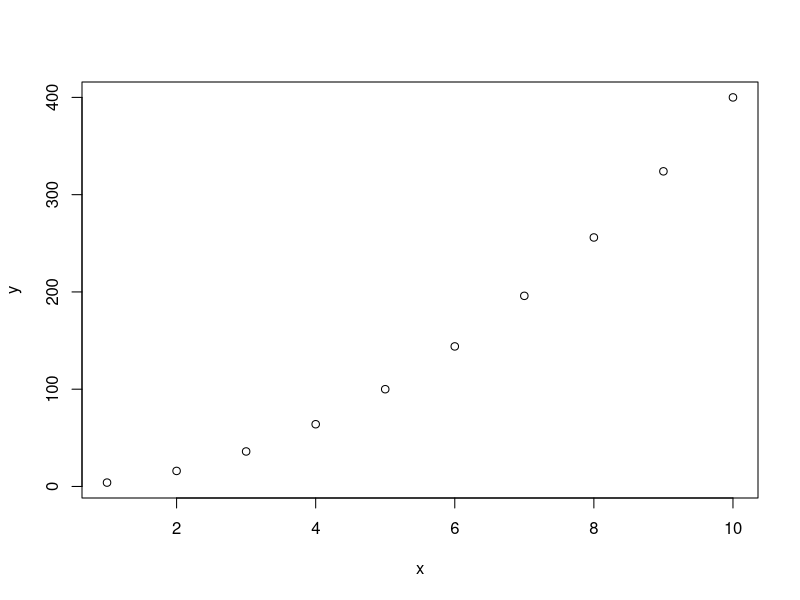
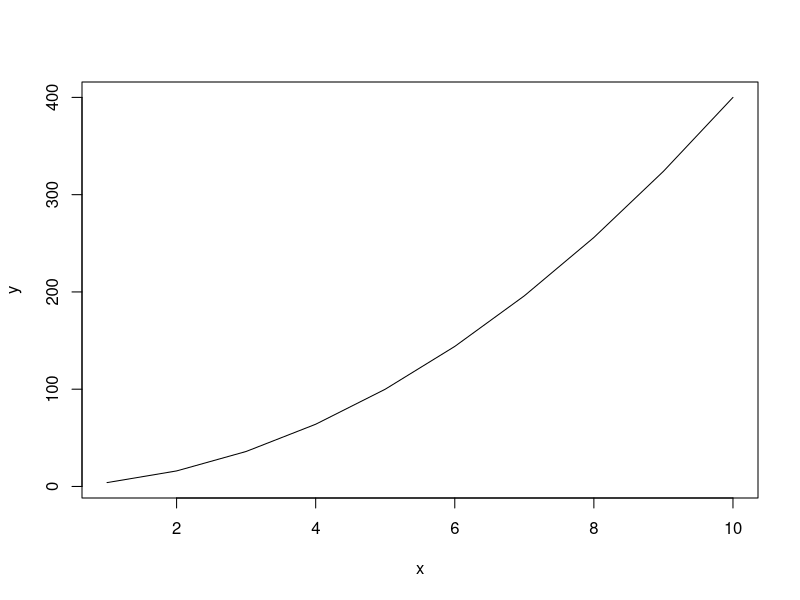
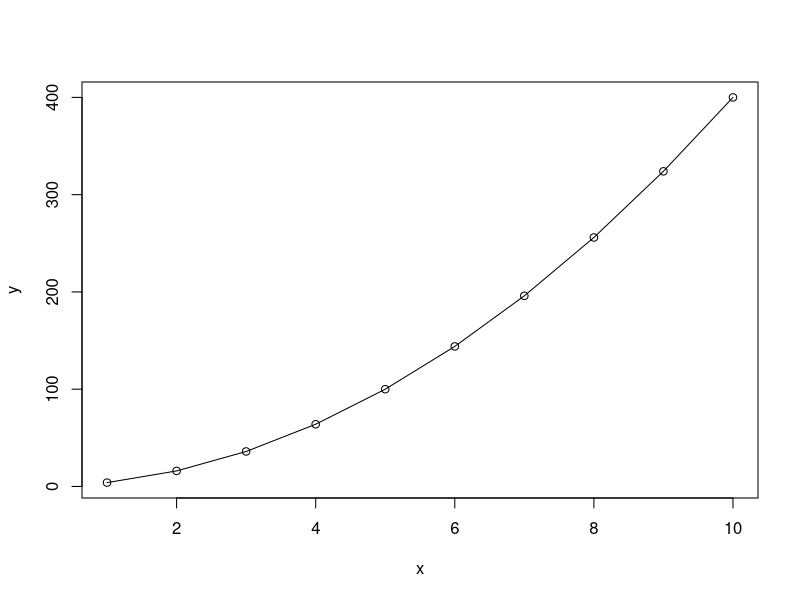
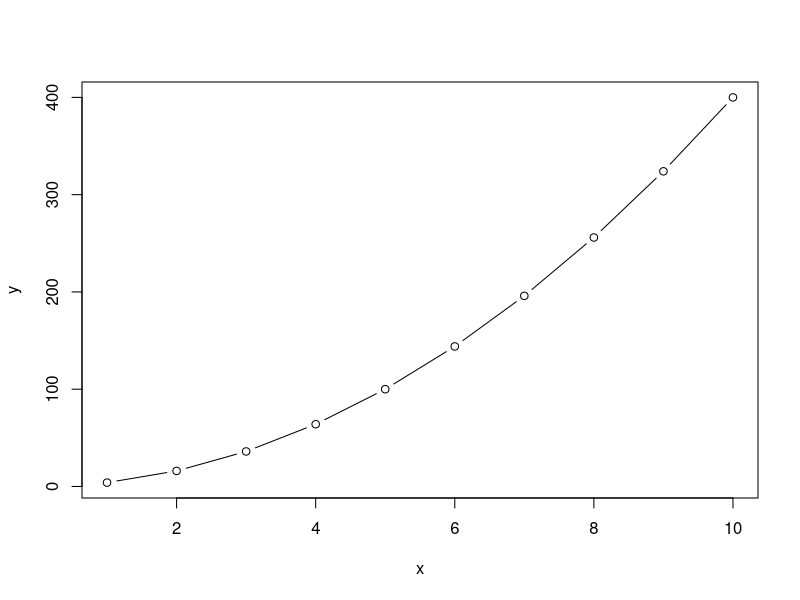
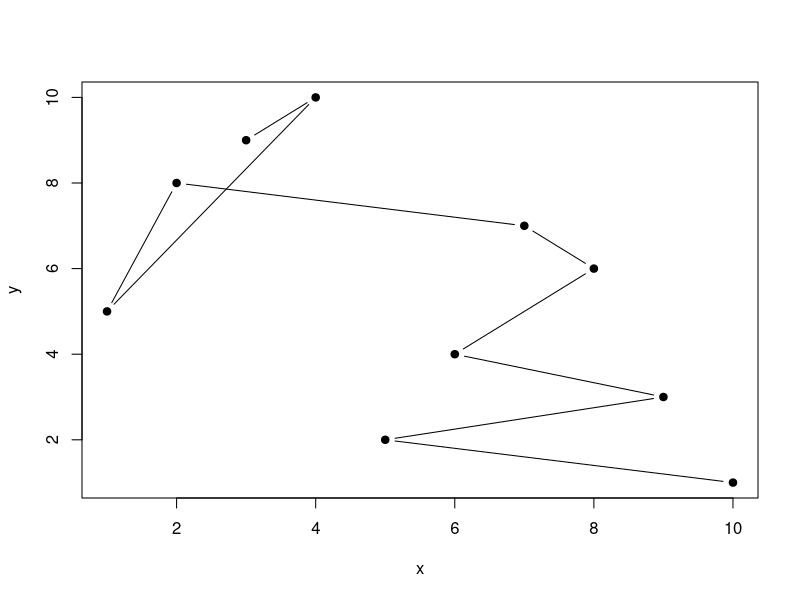
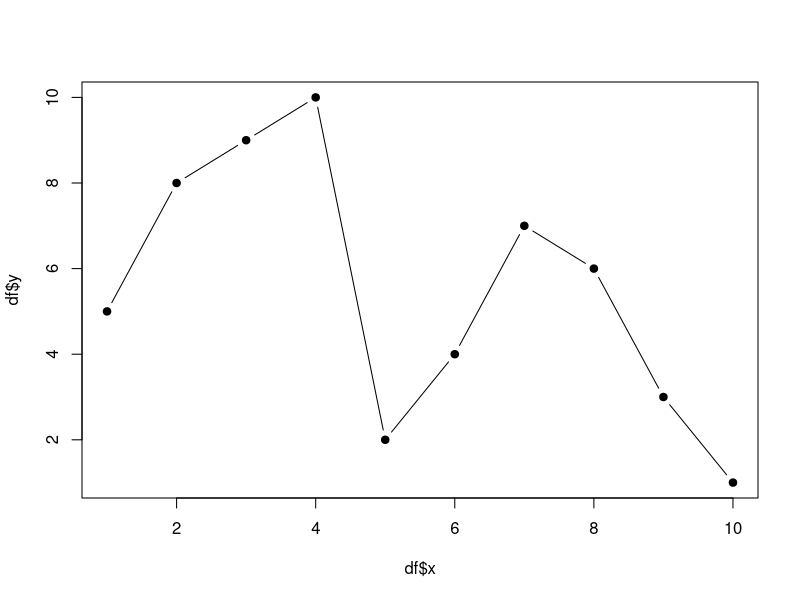
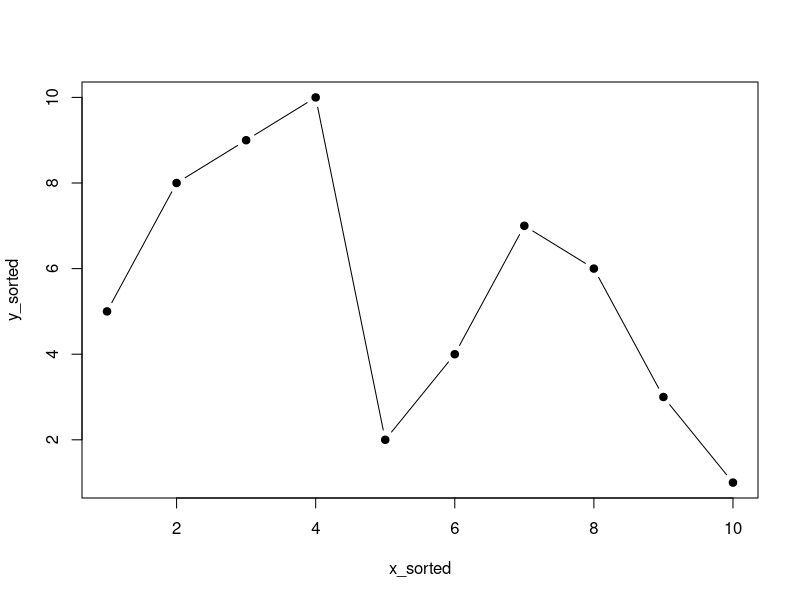
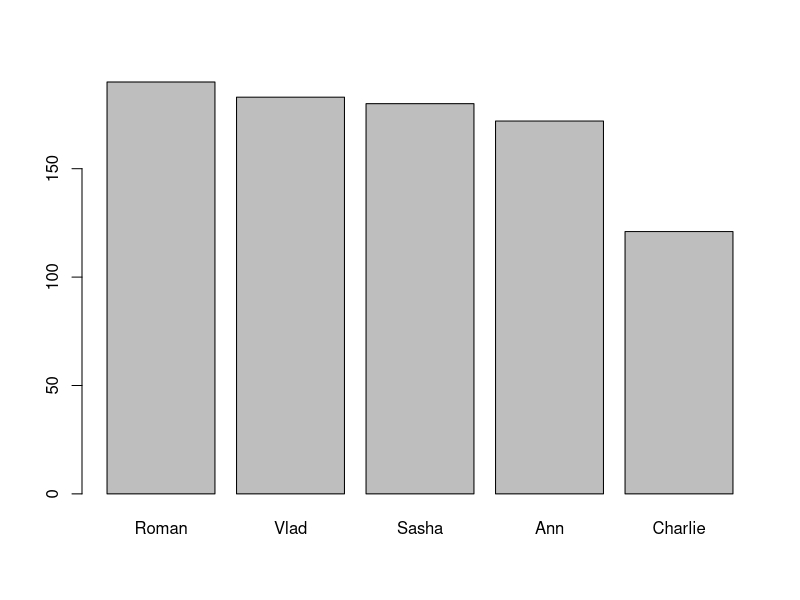

These charts were generated, in order, by the following R code:
## ---- chunk 1
knitr::opts_chunk$set(echo = TRUE, dpi = 300, fig.width = 5, fig.height = 4)
## ---- chunk 2
# install.packages('ggplot2')
library(tidyverse)
library(tidyr)
## ---- chunk 3
# data(iris)
head(iris)
## ---- chunk 4
iris_df = iris 
iris_df$Sepal.Length.Category = cut(x=iris_df$Sepal.Length,
                                    breaks = c(4,6,8),
                                    labels = c('short', 'long'))
iris_df %>% head()
## ---- chunk 5
x = 1:10
y = seq(2,20,2) ^ 2
x
y
## ---- chunk 6
plot(x, y)
## ---- chunk 7
# plot()
## ---- chunk 8
plot(x, y,type = 'l') 
plot(x, y, type = 'o')
plot(x, y,type = 'b')

## ---- chunk 9
# plot(x,y)
## ---- chunk 10
x = c(10,5,9,6,8,7,2,1,4,3)
y = c(1:4, 6:8,5,10,9)
x
y
## ---- chunk 11
plot(x, y, type = "b",  pch=19)
## ---- chunk 12
df = data.frame(x, y) %>% arrange(x)
plot(df$x, df$y,type = "b", pch=19)
## ---- chunk 13
# basic r advanced

indexes_to_sort = order(x)
x_sorted = x[indexes_to_sort]
y_sorted = y[indexes_to_sort]
plot(x_sorted, y_sorted, type = "b", pch=19)
## ---- chunk 14
heights = c(Roman = 190, 
            Ann = 172, 
            Charlie = 121,
            Vlad = 183,
            Sasha = 180) # named vector
heights
## ---- chunk 15
heights = heights %>% sort(decreasing = T)
barplot(heights)
## ---- chunk 16
barplot(heights, 
        main = "Heights of people", # the title 
        xlab = "Height", # Label of X-axis 
        ylab = "Name", # Label of Y-axis 
        col = "lightblue", # color of inner part of bars
        border = "blue", # color of borders
        horiz = TRUE, # make barplot horizontal
        xlim = c(0,200) # limits of values showd on x-axis
        )
## ---- chunk 17
number_of_species = table(iris_df$Species)
barplot(number_of_species,
        col = 'violet')
## ---- chunk 18
hist(iris_df$Sepal.Length, # only x-axis! 
     main = "Sepal.Length distribution", 
     xlab = "Sepal.length", 
     col = "lightgreen",
     breaks = 8 # number of x-axis splits for frequency calculation in each of the resulting ranges
     )
## ---- chunk 19
hist(iris_df$Sepal.Length,
     main = "Sepal.Length distribution", 
     xlab = "Sepal.length", 
     col = "lightgreen", 
     breaks = 16) # <---- changed
## ---- chunk 20
boxplot(iris_df$Sepal.Length, 
        # main = "Sepal.Length", 
        ylab = "",
        xlab = "Sepal.Length", 
        col = "darkviolet",
        horizontal = T)
## ---- chunk 21
boxplot(iris_df$Sepal.Length ~ iris_df$Species, 
        main = "Sepal.Length",
        xlab = "Species",
        ylab = "Sepal.Length", 
        col = "darkviolet",
        horizontal = F)
## ---- chunk 22
ggplot(data=iris_df, # data
       mapping = aes(x=Sepal.Length, y=Sepal.Width)) + #aesthetics (axes)
  geom_point()  # geom
## ---- chunk 23
p = ggplot(data=iris_df, mapping = aes(x=Sepal.Length, y=Sepal.Width)) + geom_point()

p
## ---- chunk 24
ggplot(data=iris_df,
       mapping = aes(x=Sepal.Length, 
                     y=Sepal.Width,
                     color=Species, 
                     size = Petal.Width,
                     shape=Sepal.Length.Category)) + 
  geom_point() 
## ---- chunk 25
p + aes(color=Species, size = Petal.Width,
        shape=Sepal.Length.Category)
## ---- chunk 26
iris_df %>% 
  ggplot(aes(x=Sepal.Width)) +   # <--- here
  geom_histogram(bins = 20, fill='lightblue', col='black')
## ---- chunk 27
iris_df %>% 
  ggplot() + 
  geom_histogram(aes(x=Sepal.Width),
                 bins = 20, fill='lightblue', col='black')  # <--- here
## ---- chunk 28
iris_df %>% 
  ggplot(aes(x=Species, y=Sepal.Length)) + 
  geom_boxplot(aes(fill=Species), outliers = F) +
  geom_jitter(width=0.1)

## ---- chunk 29
iris_df %>% 
  ggplot(aes(x=Sepal.Length, y=Sepal.Width)) +
  geom_point(aes(color=Species)) # <--- here
## ---- chunk 30
ggplot(data=iris_df,
       mapping = aes(x=Sepal.Length, y=Sepal.Width)) +
  geom_point(color='blue')  # <--- here
## ---- chunk 31
iris_df %>% 
  ggplot(aes(x=Sepal.Length, y=Sepal.Width)) +
  
  geom_point(data=iris_df %>% filter(Sepal.Width > 3), # data (filtered iris)
             aes(color=Species)) +
  
  geom_hex(data=iris_df %>% filter(Sepal.Width < 3)) # another data (filtered iris)
## ---- chunk 32
p + theme_bw()
p + theme_classic()
p + theme_void()
## ---- chunk 33
p = p + theme(axis.text = element_text(size = 15),
          axis.title = element_text(size = 20),
          panel.background = element_rect(fill = 'white', color='black'))
p
## ---- chunk 34
p +  labs(x='Sepal length', 
          y='Sepal width',
          
          color = 'Iris species',
          # fill =
          # size = 
          # shape = 
          # stroke =
          
          title = 'Scatter plot', 
          subtitle = 'Subtitle',
          caption = 'It is the great plot',
          tag = 'A')
## ---- chunk 35
iris_df %>% ggplot(aes(x=Petal.Length, y=Petal.Width)) + 
  geom_point() + theme_classic()
## ---- chunk 36
iris_df %>% ggplot(aes(x=Petal.Length)) + 
  geom_histogram(color='blue', fill='lightblue') +
  theme_classic()
## ---- chunk 37
iris_df %>% ggplot(aes(x=Petal.Width, fill=Species)) + 
  geom_density(alpha=0.8) + theme_classic()
## ---- chunk 38
iris_df %>% ggplot(aes(x=Petal.Width, y=Species, fill=Species)) + 
  geom_boxplot() + theme_classic() + theme(legend.position = "none")
## ---- chunk 39
sepal_len_stats = iris_df %>% group_by(Species) %>% 
  summarise(mean_sepal_len = mean(Sepal.Length), 
            sd_sepal_length = sd(Sepal.Length))

sepal_len_stats
## ---- chunk 40
p_col = sepal_len_stats %>% 
  ggplot(aes(x=Species, y=mean_sepal_len, fill=Species)) + 
  geom_col() + theme_classic() + theme(legend.position = "none")

p_col
## ---- chunk 41
p_col + geom_errorbar(aes(ymin=mean_sepal_len-sd_sepal_length,
                          ymax=mean_sepal_len+sd_sepal_length),
                      width=0.3)
## ---- chunk 42
iris_df %>% ggplot(aes(x=Sepal.Length.Category, 
                       fill=Sepal.Length.Category)) + 
  geom_bar() + theme_bw() + theme(legend.position = "none")
## ---- chunk 43
iris_df %>% ggplot(aes(x=Sepal.Length.Category, fill=Species)) + 
  geom_bar() + theme_bw() 
## ---- chunk 44
iris_df %>% ggplot(aes(fill=Species, x=Sepal.Length.Category)) + 
  geom_bar(position = 'fill') + theme_bw()
## ---- chunk 45
iris_df %>% ggplot(aes(fill=Species, x=Sepal.Length.Category)) + 
  geom_bar(position = 'dodge')  + theme_bw()
## ---- chunk 46
ggplot(iris, aes(x = Species, y = Sepal.Length)) +
  geom_violin(aes(fill = Species), alpha = 0.4) +  # Violin plots
  geom_boxplot(fill = "lightgray", alpha = 0.6, outliers = F, width=0.2) + 
  geom_jitter(aes(fill = Species), width = 0.2, alpha = 0.5, shape=21, col='black') +  
  geom_hline(aes(yintercept = mean(Sepal.Length)), col='red', linewidth=1, lty=2) +
  geom_text(aes(label='Global mean', x = 'setosa', y=mean(Sepal.Length)+0.1), col='red') +
  labs(title = "Boxplot of Sepal Length by Species with Jittered Points",
       x = "Species",
       y = "Sepal Length (cm)") +
  theme_minimal()

## ---- chunk 47
ggsave(
  filename = './bigplot.png', # specify the filename (path to file)
  device = , # png, pdf, jpeg, svg and others
  dpi = 320, # resolution
  width = 1800,
  height = 1600,
  units = "px" #in, cm, mm
)
## ---- chunk 48
pdf("./dodge_barplot.pdf", width = 6, height = 6)

iris_df %>% ggplot(aes(fill=Species, x=Sepal.Length.Category)) + 
  geom_bar(position = 'dodge')

dev.off()
## ---- chunk 49
# install.packages('ggpubr')
library(ggpubr)
## ---- chunk 50
iris_df %>%  ggbarplot(x="Species", y="Sepal.Width",
                       fill='Species',
                       add = "mean_sd" # calculate mean and sd
                       )
## ---- chunk 51
p_pubr = iris_df %>%  ggboxplot(x='Species', y='Sepal.Length', col='Species')

comparisons <- list( c("setosa", "versicolor"), 
                     c("setosa", "virginica"), 
                     c("virginica", "versicolor") )

p_pubr + stat_compare_means(comparisons = comparisons, 
                            label = "p.signif")+ 
  stat_compare_means(label.y = 10)
## ---- chunk 52
# Advanced -------
iris_df %>% ggplot(aes(x=Species, y=Sepal.Length)) +
  stat_summary(aes(fill=Species), geom = 'bar', fun = mean) +
  geom_jitter(aes(fill=Species), shape=21, width = 0.1, 
              stroke=0.5, col='black') +
  theme_bw() + 
  labs(title = 'Barplots with jitter') +
# ----------

scale_fill_manual(
  values=c("#e63946", "#ffba49", "#457b9d"),
  labels=c('Setosa sp.', 'Versicolor sp.', 'Virginica sp.'),
)

## ---- chunk 53
iris_df %>% ggplot(aes(x=Sepal.Length, y=Sepal.Width, col=Species)) +
  geom_point(alpha=0.6, size=4) +
  theme_classic() + 

scale_color_manual(
  values=c("#e63946", "#ffba49", "#457b9d"),
  labels=c('Setosa sp.', 'Versicolor sp.', 'Virginica sp.'),
)
## ---- chunk 54
iris_df %>% ggplot(aes(x=Petal.Length, y=Petal.Width)) +
  geom_point(alpha=0.6, size=2) +
  theme_bw() +

# ----------------------

facet_wrap(. ~ Species)
## ---- chunk 55
iris_df %>% ggplot(aes(x=Petal.Length, y=Petal.Width)) +
  geom_point(alpha=0.6, size=2) +
  theme_bw() +
# ----------------------
  facet_grid(cols = vars(Species),
             rows=vars(Sepal.Length.Category))

  # facet_wrap(Sepal.Length.Category ~ Species)

